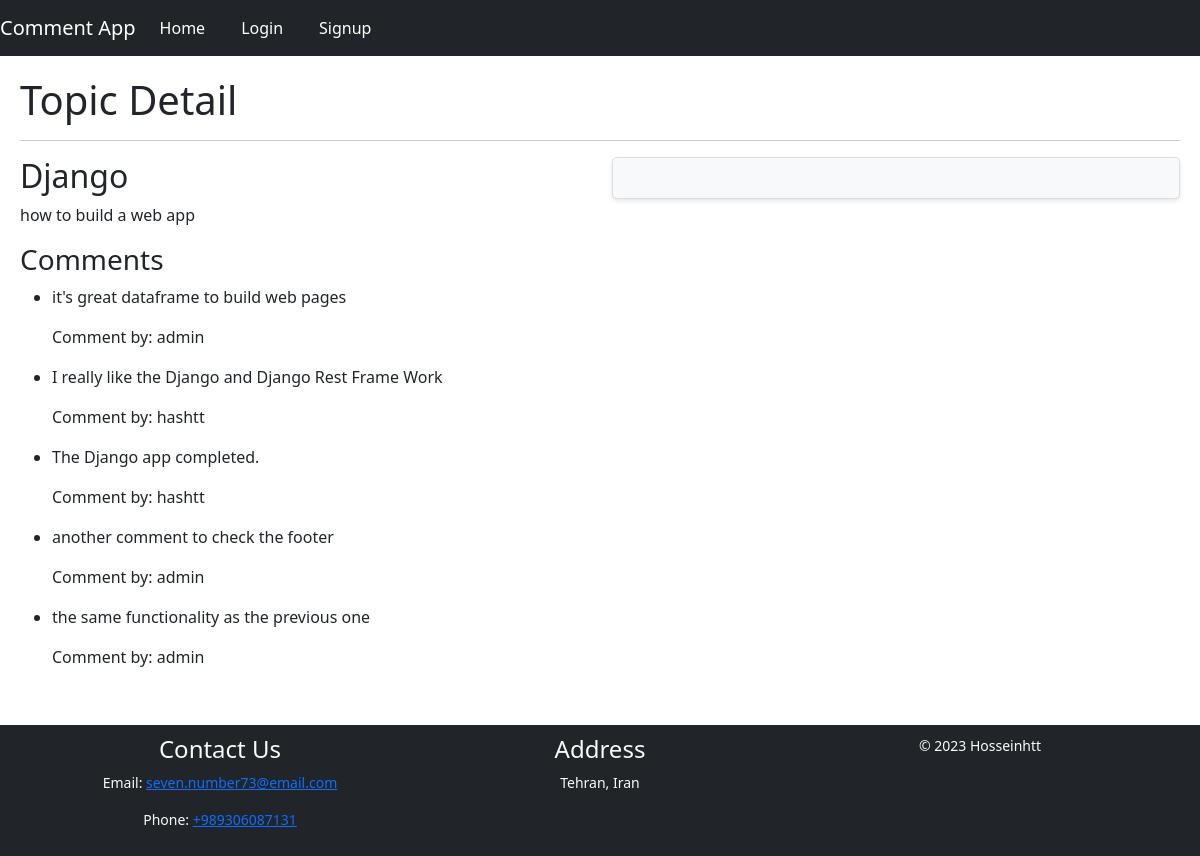
Screenshot of /topic/1/ with the database file from the repository.
### topic/models.py (models this page shows, shortened)
class Topic(models.Model):
    title = models.CharField(max_length=200)
    description = models.TextField()

class Comment(models.Model):
    topic = models.ForeignKey(Topic, on_delete=models.CASCADE)
    user = models.ForeignKey(User, on_delete=models.CASCADE)
    text = models.TextField()

### topic/views.py (the view)
# urls.py: path('topic/<int:topic_id>/', TopicDetailView.as_view(), name='topic_detail'),
class TopicDetailView(View):
    template_name = 'topic_detail.html'  # Create a template for topic detail
    def get(self, request, topic_id):
        topic = get_object_or_404(Topic, pk=topic_id)
        comments = Comment.objects.filter(topic=topic)
        comment_form = CommentForm()
        return render(request, self.template_name, {'topic': topic, 'comments': comments, 'comment_form': comment_form})

### templates/topic_detail.html (shortened to what this page needs)
{% extends 'base.html' %}
{% block body %}
    <h1>Topic Detail</h1>
    <hr>
    <div class="row">
    <div class="col-md-6">
    <h2>{{ topic.title }}</h2>
    <p>{{ topic.description }}</p>
    <h3>Comments</h3>
    <ul>
        {% for comment in comments %}
            <li>
                <p>{{ comment.text }}</p>
                <p>Comment by: {{ comment.user.username }}</p>
            </li>
        {% empty %}
            <li>No comments available.</li>
        {% endfor %}
    </ul>
    </div>
    <div class="col-md-6 text-md-right">
        <div class="form-container">
        </div>
    </div>
    {% endblock %}

### static/styles.css (style rules this page uses)
body { display: flex; flex-direction: column; min-height: 100vh; margin: 0; }
.form-container { background-color: #f8f9fa; padding: 20px; border: 1px solid #ddd; border-radius: 5px; box-shadow: 0 2px 4px rgba(0, 0, 0, 0.1); }

### rows the page displays
Topic: title "Django", description "how to build a web app"
Comment: text "it's great dataframe to build web pages", user.username "admin"
Comment: text "I really like the Django and Django Rest Frame Work", user.username "hashtt"
Comment: text "The Django app completed.", user.username "hashtt"
Comment: text "another comment to check the footer", user.username "admin"
Comment: text "the same functionality as the previous one", user.username "admin"
